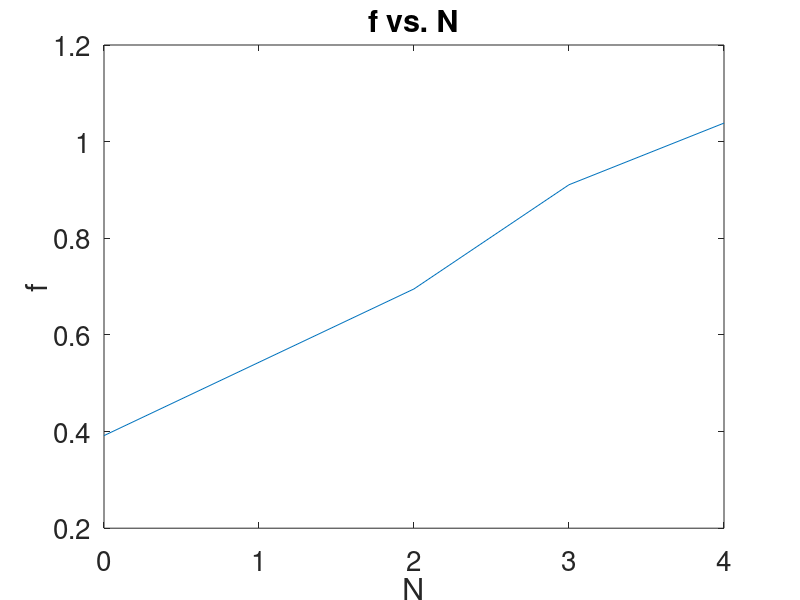

Source code (MATLAB):
%euler method simulator
Vmax = 0;
Nlist = [];
VmaxList = [];
 
    deltat=0.2 ; %timestep
    Tmax=10;

    tlist=linspace(0,Tmax,Tmax/deltat +1) ;
    Vlist=zeros(1,length(tlist));

    %initialize
    V0=0;
    Vlist(1)=V0;
    
    N = 1;
    gapplist=zeros(1,length(tlist));

while (Vmax < 10)
    %define input conductance
    %Iapplist=ones(1,length(tlist));
    %Iapplist=sin(tlist);
    gapplist(5:6) = N;


    %circuit parameters
    R=10;
    C=1;
    E=11;

    for n=1:length(tlist)-1
        t=tlist(n);
        Vlist(n+1)=Vlist(n) + ( -Vlist(n)/(R*C) + gapplist(n)*(E-Vlist(n)) )*deltat;
    end

%     figure
%     set(gca,'FontSize',16)
%     subplot(211)
%     plot(tlist,Vlist,'.-','LineWidth',2,'MarkerSize',26); hold on
%     xlabel('V(t)','Fontsize',20); ylabel('V(t)','Fontsize',20); 
%     %legend('Euler Approx')

%     subplot(212)
%     plot(tlist,gapplist,'-','LineWidth',2); hold on
%     xlabel('t','Fontsize',20); ylabel('gapp(t)','Fontsize',20); 
% 

%     %test linearity
%     Vlist1=zeros(1,length(tlist));
%     Vlist2=zeros(1,length(tlist));
%     Vlist=zeros(1,length(tlist));
% 
%     %initialize
%     V0=0;
%     Vlist1(1)=V0;
%     Vlist2(1)=V0;
%     Vlist(1)=V0;
% 
%     %define input conductance
    %gapplist1=ones(1,length(tlist));
    %gapplist2=1+sin(tlist);
    %gapplist=gapplist1+gapplist2;

%     for n=1:length(tlist)-1
%         t=tlist(n);
%     %     Vlist1(n+1)=Vlist1(n) + ( -Vlist1(n)/(R*C) + gapplist1(n)*(E-Vlist1(n)) )*deltat;
%     %     Vlist2(n+1)=Vlist2(n) + ( -Vlist2(n)/(R*C) + gapplist2(n)*(E-Vlist2(n)) )*deltat;
%         Vlist(n+1)=Vlist(n) + ( -Vlist(n)/(R*C) + gapplist(n)*(E-Vlist(n)) )*deltat;
%     end
    Vmax = max(Vlist);
    VmaxList(N) = Vmax;
    N = N+1;
    Nlist(N) = N;
end


set(0,'defaultaxesfontsize',20);
set(0,'defaulttextfontsize',20); 

figure
plot(Nlist(1:4), VmaxList/10);
xlabel('N');
ylabel('f');
title('f vs. N');

% set(gca,'FontSize',16)
% subplot(311)
% plot(tlist,Vlist,'-','LineWidth',2,'MarkerSize',26); hold on
% plot(tlist,Vlist1,'-','LineWidth',2,'MarkerSize',26); hold on
% plot(tlist,Vlist2,'-','LineWidth',2,'MarkerSize',26); hold on
% xlabel('V(t)','Fontsize',20); ylabel('V(t)','Fontsize',20); 
%legend('Euler Approx')


% set(gca,'FontSize',16)
% subplot(312)
% plot(tlist,Vlist,'.-','LineWidth',2,'MarkerSize',26); hold on
% % plot(tlist,Vlist1+Vlist2,'.-','LineWidth',2,'MarkerSize',26); hold on
% xlabel('V(t)','Fontsize',20); ylabel('V(t)','Fontsize',20); 
% %legend('Euler Approx')
% 
% 
% subplot(313)
% % plot(tlist,gapplist1,'-','LineWidth',2); hold on
% % plot(tlist,gapplist2,'-','LineWidth',2); hold on
% plot(tlist,gapplist,'-','LineWidth',2); hold on
% xlabel('t','Fontsize',20); ylabel('gapp(t)','Fontsize',20); 
